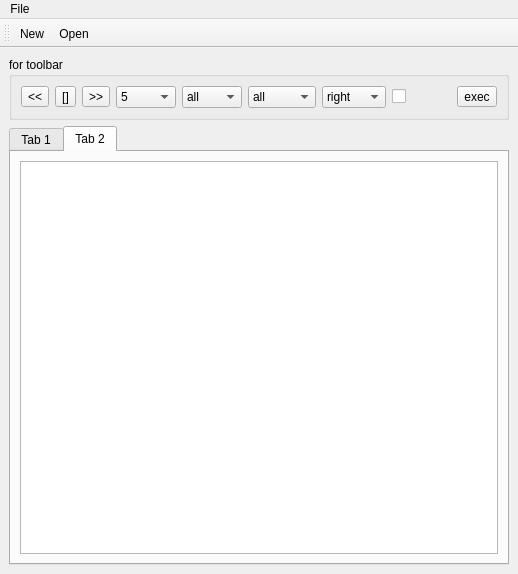
<?xml version="1.0" encoding="UTF-8"?>
<ui version="4.0">
 <class>Form</class>
 <widget class="QMainWindow" name="Form">
  <property name="geometry">
   <rect>
    <x>0</x>
    <y>0</y>
    <width>518</width>
    <height>574</height>
   </rect>
  </property>
  <property name="windowTitle">
   <string>MainWindow</string>
  </property>
  <widget class="QWidget" name="centralwidget">
   <layout class="QGridLayout" name="gridLayout_4">
    <item row="0" column="0">
     <widget class="QGroupBox" name="groupBox">
      <property name="title">
       <string>for toolbar</string>
      </property>
      <layout class="QHBoxLayout" name="horizontalLayout">
       <item>
        <widget class="QToolButton" name="toolButton_2">
         <property name="text">
          <string>&lt;&lt;</string>
         </property>
        </widget>
       </item>
       <item>
        <widget class="QToolButton" name="toolButton_3">
         <property name="text">
          <string>[]</string>
         </property>
        </widget>
       </item>
       <item>
        <widget class="QToolButton" name="toolButton">
         <property name="text">
          <string>&gt;&gt;</string>
         </property>
        </widget>
       </item>
       <item>
        <widget class="QComboBox" name="comboBox">
         <item>
          <property name="text">
           <string>5</string>
          </property>
         </item>
         <item>
          <property name="text">
           <string>15</string>
          </property>
         </item>
         <item>
          <property name="text">
           <string>30</string>
          </property>
         </item>
         <item>
          <property name="text">
           <string>60</string>
          </property>
         </item>
        </widget>
       </item>
       <item>
        <widget class="QComboBox" name="comboBox_2">
         <item>
          <property name="text">
           <string>all</string>
          </property>
         </item>
         <item>
          <property name="text">
           <string>same</string>
          </property>
         </item>
        </widget>
       </item>
       <item>
        <widget class="QComboBox" name="comboBox_3">
         <item>
          <property name="text">
           <string>all</string>
          </property>
         </item>
         <item>
          <property name="text">
           <string>narrow</string>
          </property>
         </item>
         <item>
          <property name="text">
           <string>wide</string>
          </property>
         </item>
        </widget>
       </item>
       <item>
        <widget class="QComboBox" name="comboBox_4">
         <item>
          <property name="text">
           <string>right</string>
          </property>
         </item>
         <item>
          <property name="text">
           <string>left</string>
          </property>
         </item>
         <item>
          <property name="text">
           <string>center</string>
          </property>
         </item>
        </widget>
       </item>
       <item>
        <widget class="QCheckBox" name="checkBox">
         <property name="text">
          <string/>
         </property>
        </widget>
       </item>
       <item>
        <widget class="QToolButton" name="toolButton_4">
         <property name="text">
          <string>exec</string>
         </property>
        </widget>
       </item>
      </layout>
     </widget>
    </item>
    <item row="1" column="0">
     <widget class="QTabWidget" name="tabWidget">
      <property name="currentIndex">
       <number>1</number>
      </property>
      <widget class="QWidget" name="tab">
       <attribute name="title">
        <string>Tab 1</string>
       </attribute>
       <layout class="QGridLayout" name="gridLayout_2">
        <item row="0" column="0">
         <widget class="QTreeWidget" name="treeWidget">
          <column>
           <property name="text">
            <string>Dir</string>
           </property>
          </column>
         </widget>
        </item>
       </layout>
      </widget>
      <widget class="QWidget" name="tab_2">
       <attribute name="title">
        <string>Tab 2</string>
       </attribute>
       <layout class="QGridLayout" name="gridLayout_3">
        <item row="0" column="0">
         <widget class="QTextEdit" name="textEdit">
          <property name="lineWrapMode">
           <enum>QTextEdit::NoWrap</enum>
          </property>
         </widget>
        </item>
       </layout>
      </widget>
     </widget>
    </item>
   </layout>
  </widget>
  <widget class="QMenuBar" name="menubar">
   <property name="geometry">
    <rect>
     <x>0</x>
     <y>0</y>
     <width>518</width>
     <height>27</height>
    </rect>
   </property>
   <widget class="QMenu" name="menuFile">
    <property name="title">
     <string>File</string>
    </property>
    <addaction name="action_new"/>
    <addaction name="action_open"/>
    <addaction name="separator"/>
    <addaction name="action_save"/>
    <addaction name="action_save_as"/>
    <addaction name="separator"/>
    <addaction name="action_quit"/>
   </widget>
   <addaction name="menuFile"/>
  </widget>
  <widget class="QToolBar" name="toolBar">
   <property name="windowTitle">
    <string>toolBar</string>
   </property>
   <attribute name="toolBarArea">
    <enum>TopToolBarArea</enum>
   </attribute>
   <attribute name="toolBarBreak">
    <bool>false</bool>
   </attribute>
   <addaction name="action_new"/>
   <addaction name="action_open"/>
  </widget>
  <action name="action_save">
   <property name="icon">
    <iconset resource="resources.qrc">
     <normaloff>:/resources/filesave.png</normaloff>:/resources/filesave.png</iconset>
   </property>
   <property name="text">
    <string>Save</string>
   </property>
   <property name="toolTip">
    <string>Save</string>
   </property>
   <property name="shortcut">
    <string>Ctrl+S</string>
   </property>
  </action>
  <action name="action_open">
   <property name="icon">
    <iconset resource="resources.qrc">
     <normaloff>:/resources/fileopen.png</normaloff>:/resources/fileopen.png</iconset>
   </property>
   <property name="text">
    <string>Open...</string>
   </property>
   <property name="toolTip">
    <string>Open</string>
   </property>
   <property name="shortcut">
    <string>Ctrl+O</string>
   </property>
  </action>
  <action name="action_new">
   <property name="icon">
    <iconset resource="resources.qrc">
     <normaloff>:/resources/filenew.png</normaloff>:/resources/filenew.png</iconset>
   </property>
   <property name="text">
    <string>New</string>
   </property>
   <property name="shortcut">
    <string>Ctrl+N</string>
   </property>
  </action>
  <action name="action_quit">
   <property name="text">
    <string>Quit</string>
   </property>
  </action>
  <action name="action_save_as">
   <property name="text">
    <string>Save As...</string>
   </property>
   <property name="toolTip">
    <string>Save As</string>
   </property>
  </action>
 </widget>
 <resources>
  <include location="resources.qrc"/>
 </resources>
 <connections/>
</ui>
